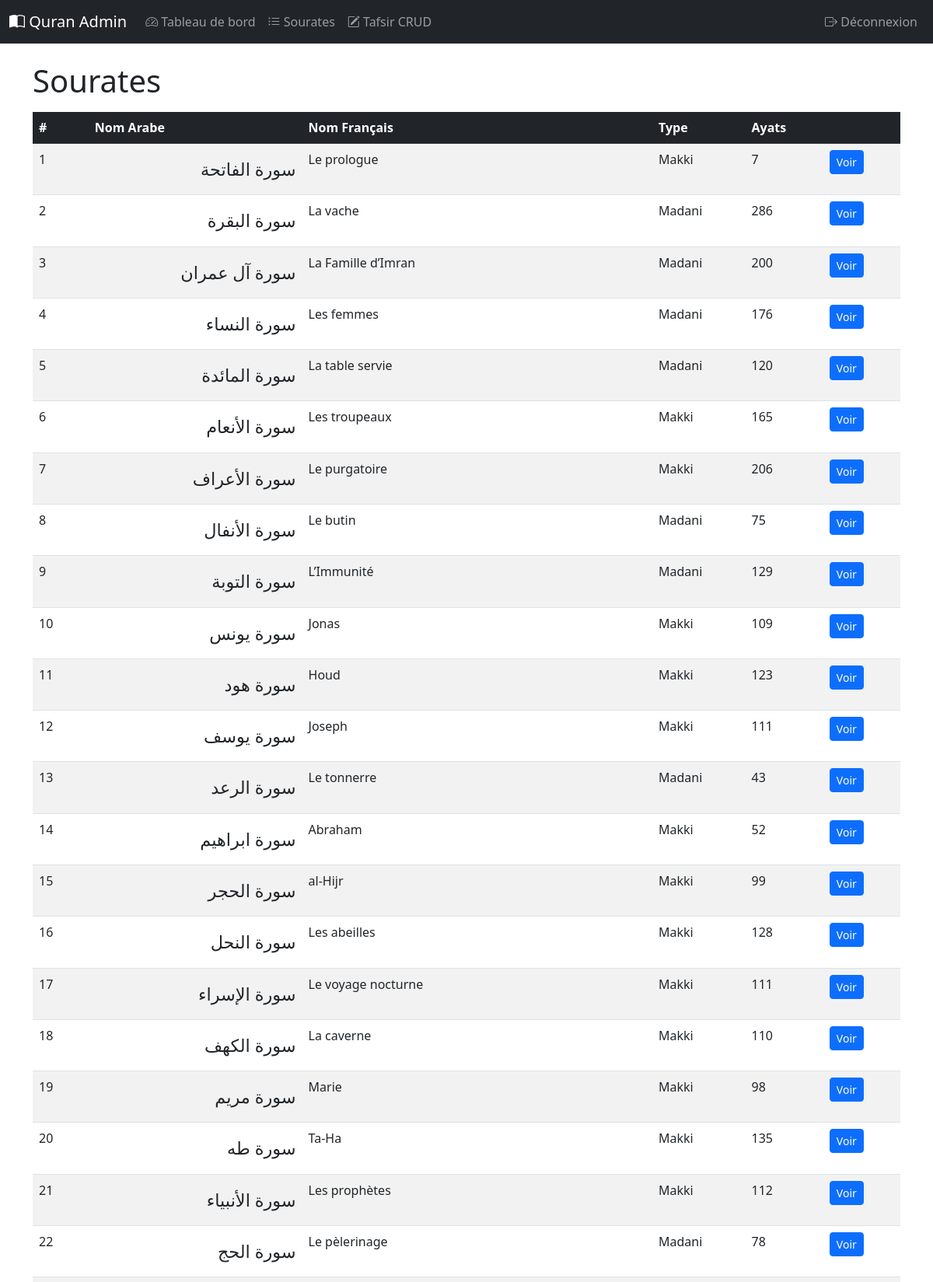
Screenshot of /surahs (signed in, upper part) with the database file from the repository.
### tables this page shows
CREATE TABLE surahs(sura_id INTEGER PRIMARY KEY, name_ar TEXT, name_french TEXT, type TEXT, ayat_count INTEGER);

### admin/app.py (the view)
    def wrapper(*args, **kwargs):
        if not session.get('logged_in'):
            return redirect(url_for('login'))
        return f(*args, **kwargs)

### admin/app.py (called while the page is built)
def get_db():
    if 'db' not in g:
        conn = sqlite3.connect(DB_PATH)
        conn.row_factory = sqlite3.Row
        g.db = conn
    return g.db

def login_required(f):
    def wrapper(*args, **kwargs):
        if not session.get('logged_in'):
            return redirect(url_for('login'))
        return f(*args, **kwargs)
    wrapper.__name__ = f.__name__
    return wrapper

@app.route('/surahs')
@login_required
def surah_list():
    db = get_db()
    surahs = db.execute('SELECT * FROM surahs ORDER BY sura_id').fetchall()
    return render_template('surahs.html', surahs=surahs)

### admin/templates/surahs.html (shortened to what this page needs)
{% extends "base.html" %}
{% block content %}
<h1>Sourates</h1>
<div class="table-responsive mt-3">
    <table class="table table-striped table-hover">
        <thead class="table-dark">
            <tr>
                <th>#</th>
                <th>Nom Arabe</th>
                <th>Nom Français</th>
                <th>Type</th>
                <th>Ayats</th>
                <th></th>
            </tr>
        </thead>
        <tbody>
            {% for surah in surahs %}
            <tr>
                <td>{{ surah.sura_id }}</td>
                <td class="arabic-text" dir="rtl">{{ surah.name_ar }}</td>
                <td>{{ surah.name_french }}</td>
                <td>{{ surah.type }}</td>
                <td>{{ surah.ayat_count }}</td>
                <td><a href="/surahs/{{ surah.sura_id }}" class="btn btn-sm btn-primary">Voir</a></td>
            </tr>
            {% endfor %}
        </tbody>
    </table>
</div>
{% endblock %}

### admin/templates/base.html (shortened to what this page needs)
<!DOCTYPE html>
<html lang="fr">
<head>
    <link href="https://cdn.jsdelivr.net/npm/bootstrap@5.3.0/dist/css/bootstrap.min.css" rel="stylesheet">
    <link href="https://cdn.jsdelivr.net/npm/bootstrap-icons@1.10.0/font/bootstrap-icons.css" rel="stylesheet">
</head>
<body>
    {% if session.get('logged_in') %}
    <nav class="navbar navbar-expand-lg navbar-dark bg-dark mb-4">
        <div class="container-fluid">
            <a class="navbar-brand" href="/"><i class="bi bi-book-half"></i> Quran Admin</a>
            <div class="collapse navbar-collapse">
                <ul class="navbar-nav me-auto">
                    <li class="nav-item"><a class="nav-link" href="/"><i class="bi bi-speedometer2"></i> Tableau de bord</a></li>
                    <li class="nav-item"><a class="nav-link" href="/surahs"><i class="bi bi-list-ul"></i> Sourates</a></li>
                    <li class="nav-item"><a class="nav-link" href="/tafsir"><i class="bi bi-pencil-square"></i> Tafsir CRUD</a></li>
                </ul>
                <ul class="navbar-nav">
                    <li class="nav-item"><a class="nav-link" href="/logout"><i class="bi bi-box-arrow-right"></i> Déconnexion</a></li>
                </ul>
            </div>
        </div>
    </nav>
    {% endif %}
    <div class="container">
        {% block content %}{% endblock %}
    </div>
</body>
</html>

### admin/templates/base.html (style rules this page uses)
.arabic-text { font-size: 1.4em; direction: rtl; unicode-bidi: isolate; line-height: 2.2; }

### rows the page displays
surahs: sura_id "1", name_ar "سورة الفاتحة", name_french "Le prologue", type "Makki", ayat_count "7"
surahs: sura_id "2", name_ar "سورة البقرة", name_french "La vache", type "Madani", ayat_count "286"
surahs: sura_id "3", name_ar "سورة آل عمران", name_french "La Famille d’Imran", type "Madani", ayat_count "200"
surahs: sura_id "4", name_ar "سورة النساء", name_french "Les femmes", type "Madani", ayat_count "176"
surahs: sura_id "5", name_ar "سورة المائدة", name_french "La table servie", type "Madani", ayat_count "120"
surahs: sura_id "6", name_ar "سورة الأنعام", name_french "Les troupeaux", type "Makki", ayat_count "165"
surahs: sura_id "7", name_ar "سورة الأعراف", name_french "Le purgatoire", type "Makki", ayat_count "206"
surahs: sura_id "8", name_ar "سورة الأنفال", name_french "Le butin", type "Madani", ayat_count "75"
surahs: sura_id "9", name_ar "سورة التوبة", name_french "L’Immunité", type "Madani", ayat_count "129"
surahs: sura_id "10", name_ar "سورة يونس", name_french "Jonas", type "Makki", ayat_count "109"
surahs: sura_id "11", name_ar "سورة هود", name_french "Houd", type "Makki", ayat_count "123"
surahs: sura_id "12", name_ar "سورة يوسف", name_french "Joseph", type "Makki", ayat_count "111"
surahs: sura_id "13", name_ar "سورة الرعد", name_french "Le tonnerre", type "Madani", ayat_count "43"
surahs: sura_id "14", name_ar "سورة ابراهيم", name_french "Abraham", type "Makki", ayat_count "52"
surahs: sura_id "15", name_ar "سورة الحجر", name_french "al-Hijr", type "Makki", ayat_count "99"
surahs: sura_id "16", name_ar "سورة النحل", name_french "Les abeilles", type "Makki", ayat_count "128"
surahs: sura_id "17", name_ar "سورة الإسراء", name_french "Le voyage nocturne", type "Makki", ayat_count "111"
surahs: sura_id "18", name_ar "سورة الكهف", name_french "La caverne", type "Makki", ayat_count "110"
surahs: sura_id "19", name_ar "سورة مريم", name_french "Marie", type "Makki", ayat_count "98"
surahs: sura_id "20", name_ar "سورة طه", name_french "Ta-Ha", type "Makki", ayat_count "135"
surahs: sura_id "21", name_ar "سورة الأنبياء", name_french "Les prophètes", type "Makki", ayat_count "112"
surahs: sura_id "22", name_ar "سورة الحج", name_french "Le pèlerinage", type "Madani", ayat_count "78"
